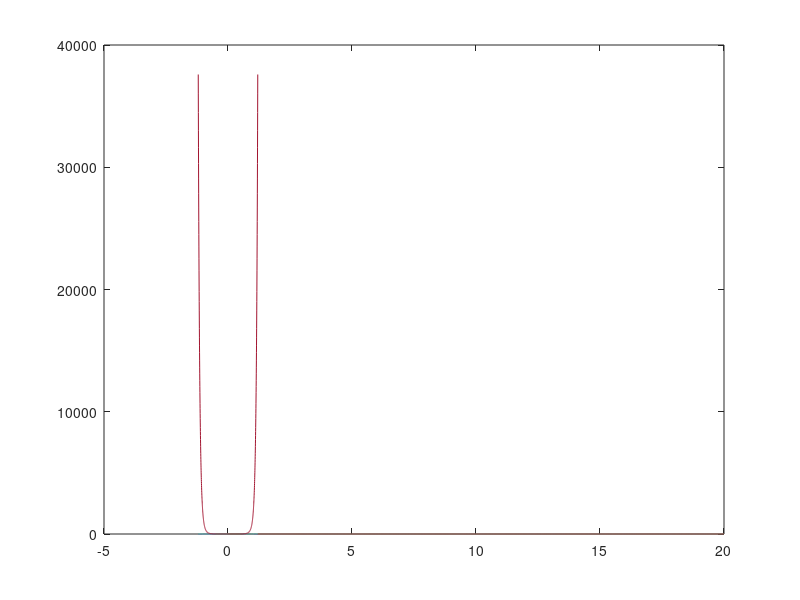

Here is the MATLAB script that generated this plot:
%%
x = linspace(0,20,1000);

y = 1./(x+0.1./(1+x))
y_true = 1./x;
plot(x,y)
hold on
plot(x,y_true)
%%
mu = 1.0;
g = 9.81;
q_r_max = 7.5;
q_r = 5.0;
% vx = linspace(0,20,1000);
% approx_vx = 1./(vx+1./(1+vx));
% r_max = 0.85.*mu.*g./approx_vx;
r = linspace(0,1.05,1000);
r_max = 1.0;
cost = q_r*exp(q_r_max.*(r.^2-r_max.^2));
hold on
plot(r,cost)

%%
r = linspace(-1.20,1.20,1000);
r_max = 1.0;
q_r_max = 1;
q_r = 5.0;
% penalty = sqrt(r.^2 + (r_max / q_r_max)^2) - r_max / q_r_max;
% penalty = r.^2 + (r_max / q_r_max)^2 - r_max / q_r_max;
% penalty = q_r*r.^2 + ((r_max / q_r_max)^2 - r_max / q_r_max);
% penalty = q_r*r.^2 ;
penalty = q_r* (sqrt(r.^2 + (r_max / q_r_max)^2) - r_max / q_r_max);

hold on
plot(r,penalty)

%%
r = linspace(-1.20,1.20,1000);
r_max = 1.0;
q_r_max = 5.0;
q_r = 5.0;
penalty = q_r*exp(q_r_max*(abs(r)-r_max));
hold on
plot(r,penalty)

%%
r = linspace(-1.20,1.20,1000);
r_max = 1.0;
q_r_max = 5.0;
q_r = 5.0;
penalty = q_r*r.^4;
hold on
plot(r,penalty)
%%
r = linspace(-1.20,1.20,1000);
r_max = 0.5;
q_r_max = 7.5;
q_r = 5.0;
penalty = q_r*exp(q_r_max*(r.^2-r_max^2));
hold on
plot(r,penalty)
